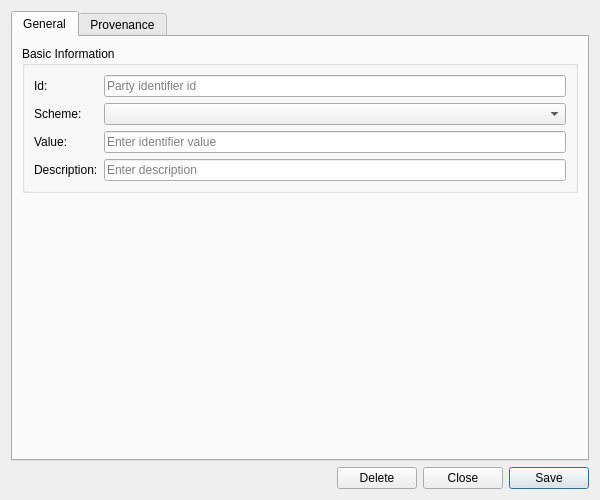
<?xml version="1.0" encoding="UTF-8"?>
<ui version="4.0">
 <class>PartyIdentifierDetailDialog</class>
 <widget class="QWidget" name="PartyIdentifierDetailDialog">
  <property name="geometry">
   <rect>
    <x>0</x>
    <y>0</y>
    <width>600</width>
    <height>500</height>
   </rect>
  </property>
  <property name="sizePolicy">
   <sizepolicy hsizetype="Preferred" vsizetype="Preferred">
    <horstretch>0</horstretch>
    <verstretch>0</verstretch>
   </sizepolicy>
  </property>
  <property name="minimumSize">
   <size>
    <width>600</width>
    <height>500</height>
   </size>
  </property>
  <property name="windowTitle">
   <string>Party Identifier Details</string>
  </property>
  <layout class="QVBoxLayout" name="verticalLayout">
   <item>
    <widget class="QTabWidget" name="tabWidget">
     <property name="currentIndex"><number>0</number></property>
     <widget class="QWidget" name="generalTab">
      <attribute name="title"><string>General</string></attribute>
      <layout class="QVBoxLayout" name="generalLayout">
       <item>
        <widget class="QGroupBox" name="basicInfoGroup">
         <property name="title">
          <string>Basic Information</string>
         </property>
         <layout class="QFormLayout" name="formLayout">
          <item row="0" column="0">
           <widget class="QLabel" name="labelId">
            <property name="text">
             <string>Id:</string>
            </property>
           </widget>
          </item>
          <item row="0" column="1">
           <widget class="QLineEdit" name="idEdit">
            <property name="placeholderText">
             <string>Party identifier id</string>
            </property>
            <property name="readOnly">
             <bool>true</bool>
            </property>
           </widget>
          </item>
          <item row="1" column="0">
           <widget class="QLabel" name="labelIdScheme">
            <property name="text">
             <string>Scheme:</string>
            </property>
           </widget>
          </item>
          <item row="1" column="1">
           <widget class="QComboBox" name="idSchemeCombo">
            <property name="insertPolicy">
             <enum>QComboBox::NoInsert</enum>
            </property>
           </widget>
          </item>
          <item row="2" column="0">
           <widget class="QLabel" name="labelIdValue">
            <property name="text">
             <string>Value:</string>
            </property>
           </widget>
          </item>
          <item row="2" column="1">
           <widget class="QLineEdit" name="idValueEdit">
            <property name="placeholderText">
             <string>Enter identifier value</string>
            </property>
           </widget>
          </item>
          <item row="3" column="0">
           <widget class="QLabel" name="labelDescription">
            <property name="text">
             <string>Description:</string>
            </property>
           </widget>
          </item>
          <item row="3" column="1">
           <widget class="QLineEdit" name="descriptionEdit">
            <property name="placeholderText">
             <string>Enter description</string>
            </property>
           </widget>
          </item>
         </layout>
        </widget>
       </item>
       <item>
        <spacer name="verticalSpacer">
         <property name="orientation">
          <enum>Qt::Vertical</enum>
         </property>
         <property name="sizeHint" stdset="0">
          <size>
           <width>20</width>
           <height>40</height>
          </size>
         </property>
        </spacer>
       </item>
      </layout>
     </widget>
     <widget class="QWidget" name="provenanceTab">
      <attribute name="title"><string>Provenance</string></attribute>
      <layout class="QVBoxLayout" name="provenanceTabLayout">
       <item>
        <widget class="ores::qt::ProvenanceWidget" name="provenanceWidget" native="true"/>
       </item>
      </layout>
     </widget>
    </widget>
   </item>
   <item>
    <layout class="QHBoxLayout" name="buttonLayout">
     <item>
      <spacer name="horizontalSpacer">
       <property name="orientation">
        <enum>Qt::Horizontal</enum>
       </property>
       <property name="sizeHint" stdset="0">
        <size>
         <width>40</width>
         <height>20</height>
        </size>
       </property>
      </spacer>
     </item>
     <item>
      <widget class="QPushButton" name="deleteButton">
       <property name="text">
        <string>Delete</string>
       </property>
      </widget>
     </item>
     <item>
      <widget class="QPushButton" name="closeButton">
       <property name="text">
        <string>Close</string>
       </property>
      </widget>
     </item>
     <item>
      <widget class="QPushButton" name="saveButton">
       <property name="text">
        <string>Save</string>
       </property>
       <property name="default">
        <bool>true</bool>
       </property>
      </widget>
     </item>
    </layout>
   </item>
  </layout>
 </widget>
 <customwidgets>
  <customwidget>
   <class>ores::qt::ProvenanceWidget</class>
   <extends>QWidget</extends>
   <header>ores.qt/ProvenanceWidget.hpp</header>
  </customwidget>
 </customwidgets>
 <resources/>
 <connections/>
</ui>
